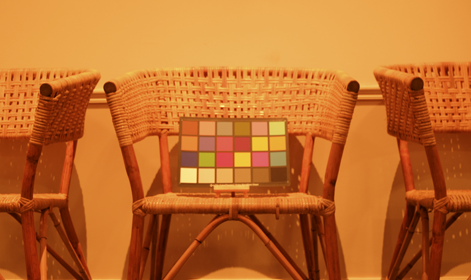
%> input picture AWB/images/NikonD5200_0001_G_AS.png, 471 x 280 px
$ octave awb.m   (GNU Octave 9; MATLAB toolbox functions it lacks are replaced by stand-ins)
%> lines starting %> are read from the running program, lines starting %| are printed output that depends on the picture
%> further down, img is the input picture: size 280x471x3 uint8; mean R, G, B 192, 108.6, 43.1
### AWB/src/gw.m
function correctedImg = gw(img)
% gw.m    correct wb with gray world
%   Input:
%       img             org image
%   Output:
%       correctedImg    the corrected image
%   Instructions:
%       author:     wtzhu
%       e-mail:     wtzhu_13@163.com
% Last Modified by wtzhu v1.0 2021-07-30
% Note:
[height, width, ch] = size(img);
%> height = 280; width = 471; ch = 3
r = img(:,:,1);
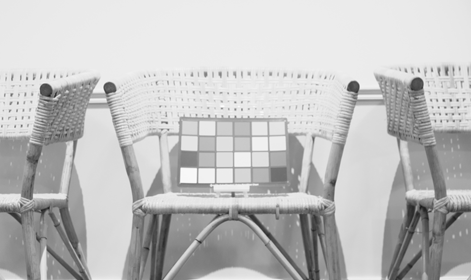
%> r: size 280x471 uint8; min 26, max 254, mean 192
g = img(:,:,2);
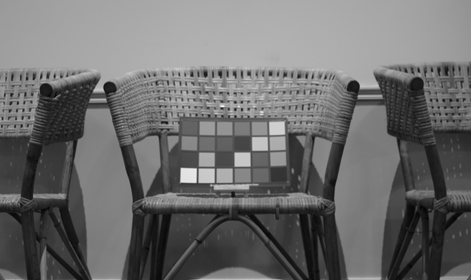
%> g: size 280x471 uint8; min 3, max 243, mean 108.6
b = img(:,:,3);
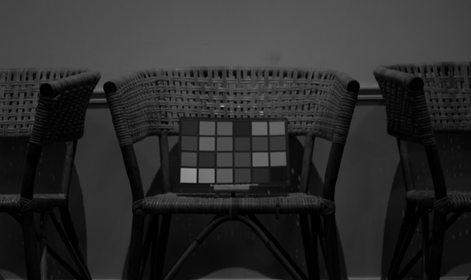
%> b: size 280x471 uint8; min 0, max 155, mean 43.1

% get the mean of three channels
rMean = double(mean(mean(r)));
%> rMean = 192
gMean = double(mean(mean(g)));
%> gMean = 108.6
bMean = double(mean(mean(b)));
%> bMean = 43.09

% get the rGain and bGain based on gMean to make sure that
% the mean of the three channels are the same value after correcting,;
rGain = gMean / rMean;
%> rGain = 0.566
bGain = gMean / bMean;
%> bGain = 2.52

correctedImg = zeros(height, width, ch);
correctedImg(:,:,1) = r * rGain;
correctedImg(:,:,2) = g;
correctedImg(:,:,3) = b * bGain;
% make sure there is no overflow
correctedImg(correctedImg>255) = 255;
correctedImg = uint8(correctedImg);
%> correctedImg: size 280x471x3 uint8
end

### AWB/src/pr.m
function correctedImg = pr(img)
% pr.m    correct wb with perfect reflector
%   Input:
%       img             org image
%   Output:
%       correctedImg    the corrected image
%   Instructions:
%       author:     wtzhu
%       e-mail:     wtzhu_13@163.com
% Last Modified by wtzhu v1.0 2021-07-30
% Note:
[height, width, ch] = size(img);
r = img(:,:,1);
g = img(:,:,2);
b = img(:,:,3);

rMax = double(max(max(r)));
%> rMax = 254
gMax = double(max(max(g)));
%> gMax = 243
bMax = double(max(max(b)));
%> bMax = 155

rGain = gMax / rMax;
%> rGain = 0.957
bGain = gMax / bMax;
%> bGain = 1.57

correctedImg = zeros(height, width, ch);
correctedImg(:,:,1) = r * rGain;
%> correctedImg: size 280x471x3 double
correctedImg(:,:,2) = g;
correctedImg(:,:,3) = b * bGain;
% make sure there is no overflow
correctedImg(correctedImg>255) = 255;
correctedImg = uint8(correctedImg);
%> correctedImg: size 280x471x3 uint8

end

### AWB/src/qcgp.m
function correctedImg = qcgp(img)
% qcgp.m    correct wb with QCGP
%   Input:
%       img             org image
%   Output:
%       correctedImg    the corrected image
%   Instructions:
%       author:     wtzhu
%       e-mail:     wtzhu_13@163.com
% Last Modified by wtzhu v1.0 2021-07-30
% Note:
I = double(img);
[height, width, ch] = size(img);
r = I(:,:,1);
%> r: size 280x471 double
g = I(:,:,2);
%> g: size 280x471 double
b = I(:,:,3);
%> b: size 280x471 double

% get the mean and max of three channels
rMean = double(mean(mean(r)));
gMean = double(mean(mean(g)));
bMean = double(mean(mean(b)));

rMax = double(max(max(r)));
gMax = double(max(max(g)));
bMax = double(max(max(b)));

kMean = mean([rMean, gMean, bMean]);
%> kMean = 114.6
kMax = mean([rMax, gMax, bMax]);
%> kMax = 217.3

correctedImg = zeros(height, width, ch);

% calculate the coefficient
a = [rMean.*rMean, rMean; rMax.*rMax, rMax];
%> a = [36874.1 192; 64516 254]
p = a \ [kMean; kMax];
%> p = [0.00418; -0.206]
correctedImg(:,:,1) = p(1) * (r.*r) + p(2) * r;
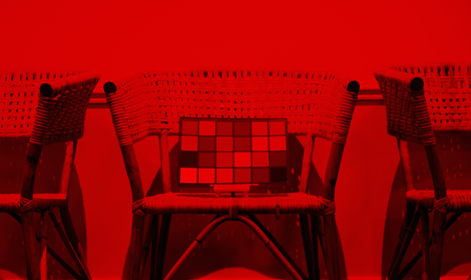
%> correctedImg: size 280x471x3 double; mean R, G, B 123.9, 0, 0; drawn with min black and max white

a = [gMean.*gMean, gMean; gMax.*gMax, gMax];
%> a = [11797.9 108.6; 59049 243]
p = a \ [kMean; kMax];
%> p = [-0.00119; 1.18]
correctedImg(:,:,2) = p(1) * (g.*g) + p(2) * g;
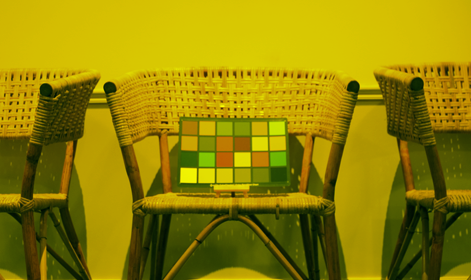
%> correctedImg: size 280x471x3 double; mean R, G, B 123.9, 111.4, 0; drawn with min black and max white


a = [bMean.*bMean, bMean; bMax.*bMax, bMax];
%> a = [1856.5 43.09; 24025 155]
p = a \ [kMean; kMax];
%> p = [-0.0112; 3.14]
correctedImg(:,:,3) = p(1) * (b.*b) + p(2) * b;
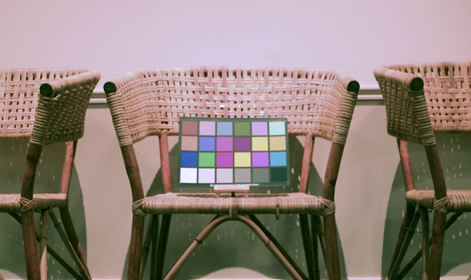
%> correctedImg: size 280x471x3 double; mean R, G, B 123.9, 111.4, 104.6; drawn with min black and max white

% make sure there is no overflow
correctedImg(correctedImg>255) = 255;
correctedImg = uint8(correctedImg);
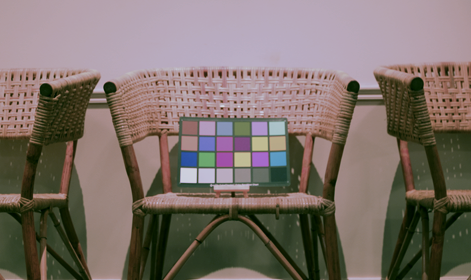
%> correctedImg: size 280x471x3 uint8; mean R, G, B 123.9, 111.4, 104.6; mean of the top-left, top-right, bottom-left and bottom-right quarters 146.9, 145.2, 82.5, 78.6
end

### AWB/src/awb.m
clc;clear;close all;
path  = 'images\NikonD5200_0001_G_AS.png'; %test.jpg NikonD5200_0001_G_AS.png
img = imread(path);
figure();
subplot(221)
imshow(img);
title('org');

% corrected by gw
gwImg = gw(img);
subplot(222)
imshow(gwImg);
title('gw');

% corrected by pr
gwImg = pr(img);
subplot(223)
imshow(gwImg);
title('pr');

% corrected by qcgp
gwImg = qcgp(img);
subplot(224)
imshow(gwImg);
title('qcgp');
